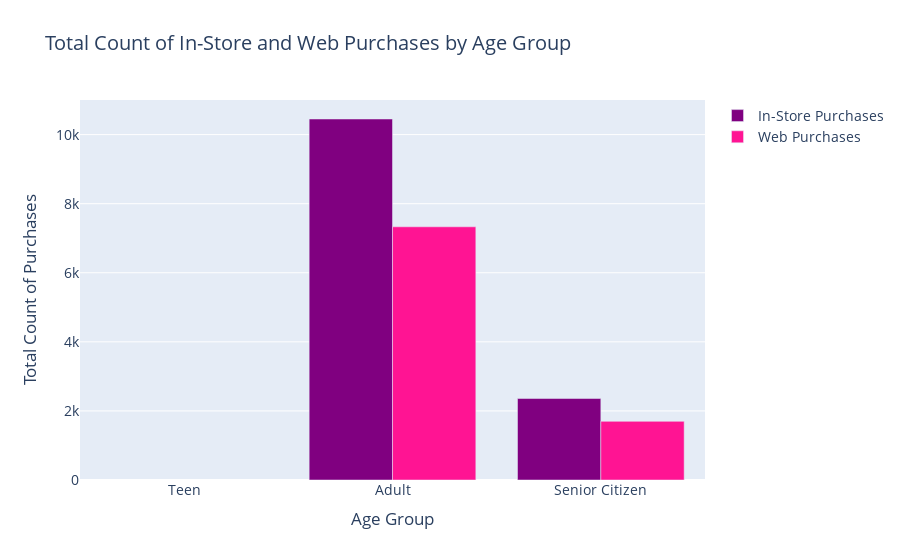

The notebook cell this image was saved under:
### Code cell
import plotly.graph_objects as go

age_groups = ['Teen', 'Adult', 'Senior Citizen']  # Age groups in the desired order

# Group by 'age_group' and calculate the total count of in-store purchases for each group
age_group_in_store_purchases = df.groupby('AgeGroup')['NumStorePurchases'].sum().reindex(age_groups)

# Group by 'age_group' and calculate the total count of web purchases for each group
age_group_web_purchases = df.groupby('AgeGroup')['NumWebPurchases'].sum().reindex(age_groups)

fig = go.Figure()

fig.add_trace(go.Bar(
    x=age_group_in_store_purchases.index,
    y=age_group_in_store_purchases.values,
    name="In-Store Purchases",
    marker=dict(color='purple'),
))

fig.add_trace(go.Bar(
    x=age_group_web_purchases.index,
    y=age_group_web_purchases.values,
    name="Web Purchases",
    marker=dict(color='deeppink'),
))

fig.update_layout(
    xaxis_title="Age Group",
    yaxis_title="Total Count of Purchases",
    title="Total Count of In-Store and Web Purchases by Age Group",
    font=dict(size=14),
    barmode='group'  # Display bars in groups
)

fig.show()

### Figure 1 — Plotly figure (JSON) as saved in the notebook; plotly's stock layout.template omitted (floating-point values rounded to 4 significant figures)
{"data": [{"marker": {"color": "purple"}, "name": "In-Store Purchases", "type": "bar", "x": ["Teen", "Adult", "Senior Citizen"], "y": [null, 10452, 2359]}, {"marker": {"color": "deeppink"}, "name": "Web Purchases", "type": "bar", "x": ["Teen", "Adult", "Senior Citizen"], "y": [null, 7331, 1698]}], "layout": {"barmode": "group", "font": {"size": 14}, "title": {"text": "Total Count of In-Store and Web Purchases by Age Group"}, "xaxis": {"title": {"text": "Age Group"}}, "yaxis": {"title": {"text": "Total Count of Purchases"}}}}
